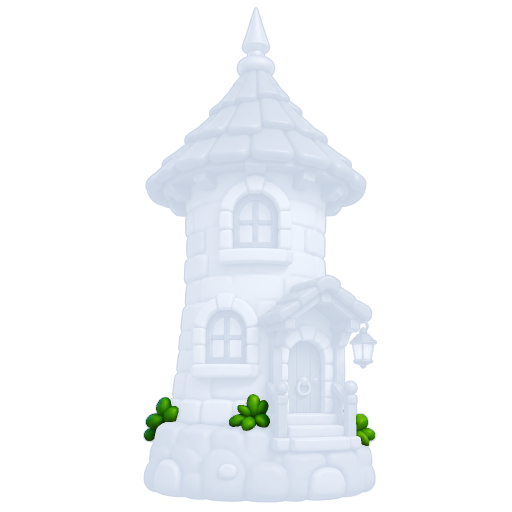
#> input picture unity/Assets/_Game/Art/Castles/castle_1/c1_base.png, 1024 x 1024 px, found by its file name (shown at 1/2 size)
$ python castle_stages_preview.py ../../unity/Assets/_Game/Art/Castles/castle_1/c1_base.png ../../unity/Assets/_Game/Art/Castles/castle_1/c1_base.png
#> lines starting #> are read from the running program, lines starting #| are printed output that depends on the picture
# Stage preview sheet (0, 4, 8, 12, 17 slots) on the build-screen colour.
# Usage: python3 castle_stages_preview.py <castle_1 art folder> <out.png>
import sys,glob
from PIL import Image
d=sys.argv[1]; out=sys.argv[2]
L=sorted(glob.glob(d+'/c1_[0-9]*.png')); lines=sorted(glob.glob(d+'/c1_line_*.png'))
base=Image.open(d+'/c1_base.png').convert('RGBA')
#> base is the input picture: PIL image 1024x1024 RGBA; mean R, G, B, A 51.9, 56.7, 62.2, 40.5
order=list(range(17)); stages=[0,4,8,12,17]; W=480
bg=(0xf3,0xea,0xd8,255)
sheet=Image.new('RGBA',(W*len(stages),W),bg)
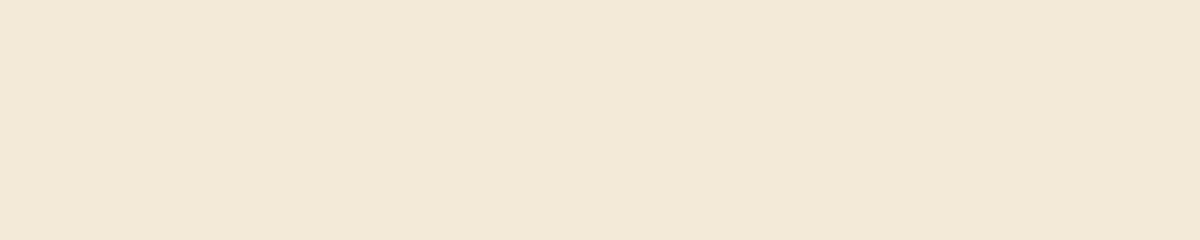
#> sheet: PIL image 2400x480 RGBA (shown at 1/2 size); mean R, G, B, A 243, 234, 216, 255
for k,n in enumerate(stages):
    im=Image.new('RGBA',base.size,bg); im.alpha_composite(base)
#> after `im = Image.new('RGBA', base.size, bg)`:
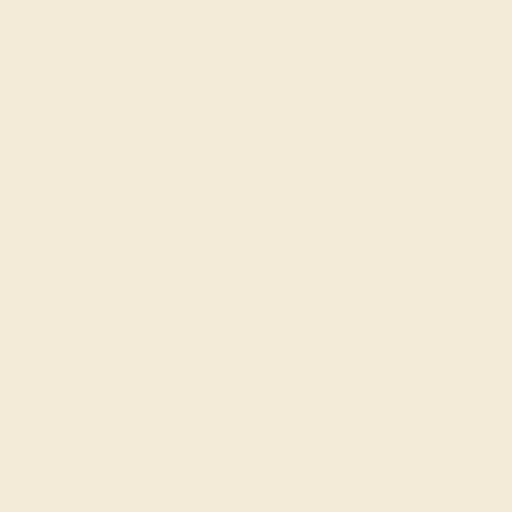
#> im: PIL image 1024x1024 RGBA (shown at 1/2 size); mean R, G, B, A 243, 234, 216, 255
#> after `im.alpha_composite(base)`:
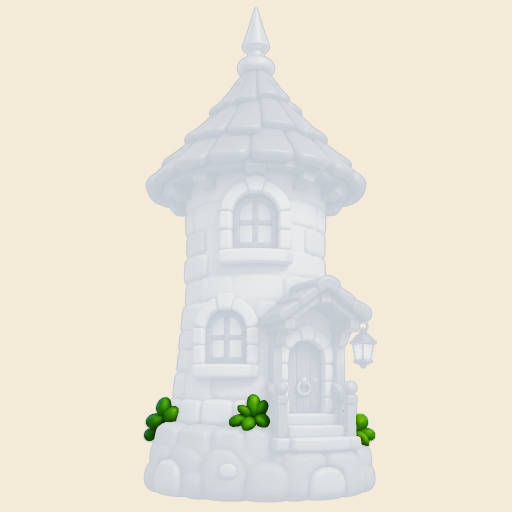
#> im: PIL image 1024x1024 RGBA (shown at 1/2 size); mean R, G, B, A 233, 228.3, 215.7, 255
    for i in range(17):
#> (the run stopped early here; a loop or call above may not have finished)
